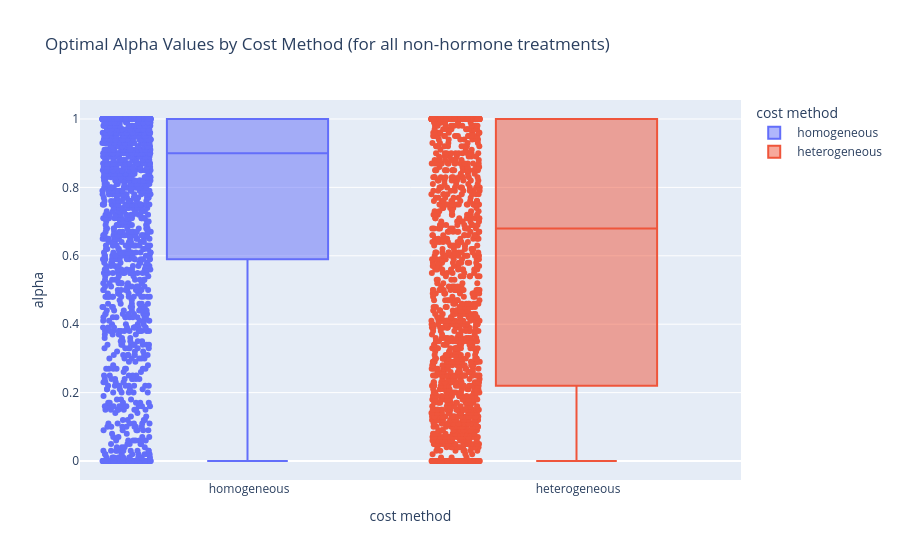

Notebook source saved alongside this figure:
### Code cell
# combining all optimal alpha values and creating a box plot
fig = px.box(combined_df_none, x='cost method', y='alpha', color='cost method', points='all',
             title='Optimal Alpha Values by Cost Method (for all non-hormone treatments)',
             )

fig.show()

### Figure 1 — Plotly figure (JSON) as saved in the notebook; plotly's stock layout.template omitted (floating-point values rounded to 4 significant figures; data arrays with more than 128 entries replaced by an {"elided": "..."} marker saying what was removed)
{"data": [{"alignmentgroup": "True", "boxpoints": "all", "hovertemplate": "cost method=%{x}<br>alpha=%{y}<extra></extra>", "legendgroup": " homogeneous", "marker": {"color": "#636efa"}, "name": " homogeneous", "notched": false, "offsetgroup": " homogeneous", "orientation": "v", "showlegend": true, "type": "box", "x": {"elided": "1911 str values"}, "x0": " ", "xaxis": "x", "y": {"elided": "1911 float values"}, "y0": " ", "yaxis": "y"}, {"alignmentgroup": "True", "boxpoints": "all", "hovertemplate": "cost method=%{x}<br>alpha=%{y}<extra></extra>", "legendgroup": " heterogeneous", "marker": {"color": "#EF553B"}, "name": " heterogeneous", "notched": false, "offsetgroup": " heterogeneous", "orientation": "v", "showlegend": true, "type": "box", "x": {"elided": "1911 str values"}, "x0": " ", "xaxis": "x", "y": {"elided": "1911 float values"}, "y0": " ", "yaxis": "y"}], "layout": {"boxmode": "overlay", "legend": {"title": {"text": "cost method"}, "tracegroupgap": 0}, "title": {"text": "Optimal Alpha Values by Cost Method (for all non-hormone treatments)"}, "xaxis": {"anchor": "y", "categoryarray": [" homogeneous", " heterogeneous"], "categoryorder": "array", "domain": [0, 1], "title": {"text": "cost method"}}, "yaxis": {"anchor": "x", "domain": [0, 1], "title": {"text": "alpha"}}}}
